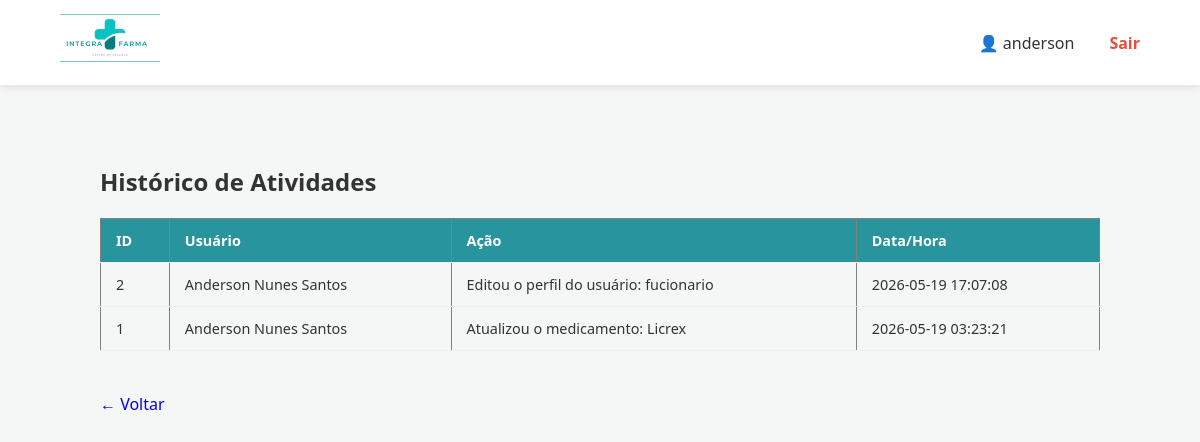
The page /frontend/historico.php (signed in) on the database its author committed.
### tables this page shows
CREATE TABLE `logs_historico` (
  `id_log` int(11) NOT NULL,
  `id_usuario` int(11) NOT NULL,
  `acao` varchar(255) NOT NULL,
  `data_hora` timestamp NOT NULL DEFAULT current_timestamp()
);

CREATE TABLE `usuarios` (
  `id_usuario` int(11) NOT NULL,
  `nome` varchar(100) NOT NULL,
  `login` varchar(50) NOT NULL,
  `senha` varchar(255) NOT NULL,
  `nivel` enum('admin','funcionario') DEFAULT 'funcionario'
);

### frontend/historico.php (the view, shortened to what this page needs)
<?php
require_once '../conexao/conexao.php';
$logs = [];
try {
    $query = "SELECT l.id_log, l.acao, l.data_hora, u.nome as nome_usuario
              FROM logs_historico l
              JOIN usuarios u ON l.id_usuario = u.id_usuario
              ORDER BY l.data_hora DESC";
    $result = $conn->query($query);
    if ($result && $result->num_rows > 0) {
        while ($row = $result->fetch_assoc()) {
            $logs[] = $row;
        }
    }
} catch (Exception $e) {
    echo "Erro ao buscar logs: " . $e->getMessage();
}
?>
<!DOCTYPE html>
<html lang="pt-br">
<head>
    <link rel="stylesheet" href="../css/tela_usuario.css">
</head>
<body>
    <header>
        <div class="container" style="display: flex; justify-content: space-between; align-items: center;">
            <div>
                <img src="../img/integrafarma.png" alt="Logo Integra Farma">
            </div>
            <div class="info-usuario">
                <span class="icon-nome-usuario">👤 <?= htmlspecialchars($_SESSION['usuario_login']) ?></span>
                <a href="../backend/logout.php" style="text-decoration: none; color: #e74c3c; font-weight: bold; margin-left: 15px;">Sair</a>
            </div>
        </div>
    </header>
    <main class="info-historico" style="max-width: 1000px; margin: 40px auto; padding: 20px;">
        <h2>Histórico de Atividades</h2>
        <table border="1" style="width: 100%; border-collapse: collapse; margin-top: 20px;">
            <thead>
                <tr>
                    <th>ID</th>
                    <th>Usuário</th>
                    <th>Ação</th>
                    <th>Data/Hora</th>
                </tr>
            </thead>
            <tbody>
                <?php if (count($logs) > 0): ?>
                    <?php foreach ($logs as $log): ?>
                        <tr>
                            <td><?= htmlspecialchars($log['id_log']) ?></td>
                            <td><?= htmlspecialchars($log['nome_usuario']) ?></td>
                            <td><?= htmlspecialchars($log['acao']) ?></td>
                            <td><?= htmlspecialchars($log['data_hora']) ?></td>
                        </tr>
                    <?php endforeach; ?>
                <?php else: ?>
                    <tr>
                        <td colspan="4" style="text-align: center; padding: 15px;">Nenhum registro encontrado.</td>
                    </tr>
                <?php endif; ?>
            </tbody>
        </table>
        <br>
        <a href="tela_usuario.php" class="btn-voltar" style="text-decoration: none; display: inline-block; margin-top: 20px;">← Voltar</a>
    </main>
</body>
</html>

### css/tela_usuario.css (style rules this page uses)
:root { --primary-color: #28959E; --primary-hover: #1f767d; --bg-body: #f4f7f6; --text-dark: #333; --white: #ffffff; --border-gray: #ddd; }
body { font-family: 'Segoe UI', Arial, sans-serif; background-color: var(--bg-body); margin: 0; color: var(--text-dark); }
header { background-color: var(--white); padding: 10px 5%; box-shadow: 0 2px 10px rgba(0,0,0,0.1); margin-bottom: 30px; }
header img { height: 60px; }
.info-usuario { display: flex; gap: 20px; align-items: center; }
.info-usuario a { text-decoration: none; color: var(--primary-color); font-weight: 600; }
table { width: 100%; border-collapse: collapse; min-width: 800px; }
thead { background-color: var(--primary-color); color: white; }
th, td { padding: 12px 15px; text-align: left; border-bottom: 1px solid #eee; font-size: 0.9rem; }

### rows shown on the page
logs_historico: id_log "2", id_usuario.nome "Anderson Nunes Santos", acao "Editou o perfil do usuário: fucionario", data_hora "2026-05-19 17:07:08"
logs_historico: id_log "1", id_usuario.nome "Anderson Nunes Santos", acao "Atualizou o medicamento: Licrex", data_hora "2026-05-19 03:23:21"

### other values the page prints
$_SESSION['usuario_login'] "anderson"
